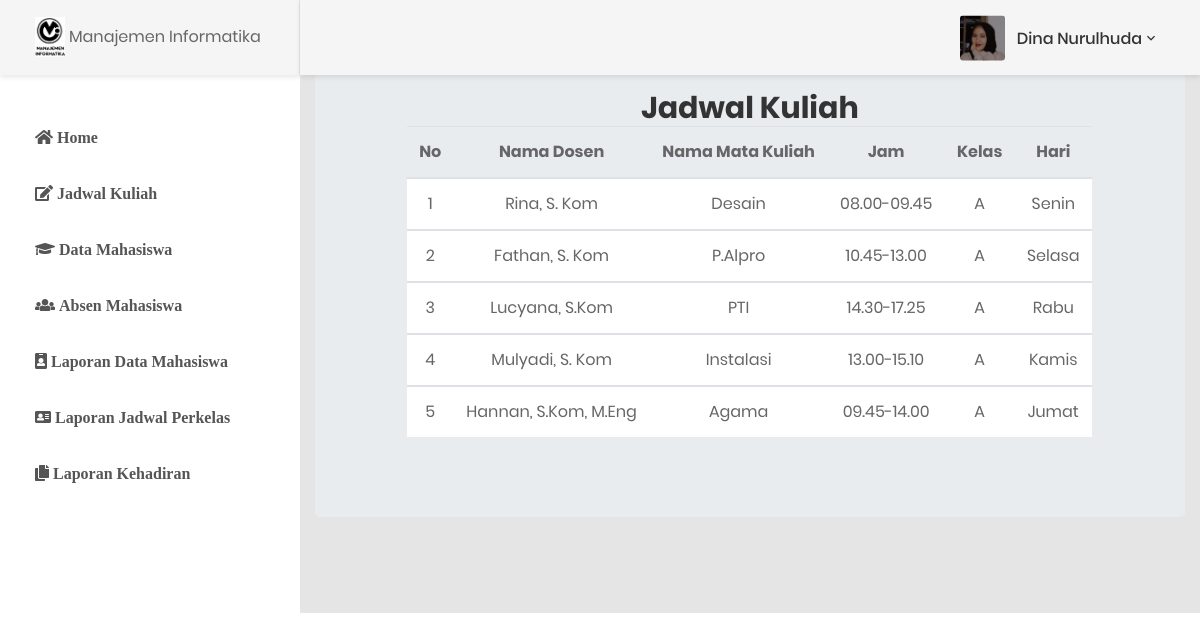
Screenshot of /index2.php?p=kelas&id_kelas=1 with the database file from the repository.
### tables this page shows
CREATE TABLE `tabel_jadwal_kuliah` (
  `id_kuliah` int(10) NOT NULL,
  `nip` int(10) NOT NULL,
  `kode_mk` varchar(10) NOT NULL,
  `jam` varchar(20) NOT NULL,
  `id_kelas` varchar(30) NOT NULL,
  `id_hari` int(11) NOT NULL
);

CREATE TABLE `tabel_dosen` (
  `nip` int(10) NOT NULL,
  `nama` varchar(30) NOT NULL,
  `ttl` date NOT NULL,
  `alamat` text NOT NULL
);

CREATE TABLE `tabel_matakuliah` (
  `kode_mk` varchar(10) NOT NULL,
  `nama_mk` varchar(10) NOT NULL,
  `semester` varchar(1) NOT NULL
);

CREATE TABLE `tabel_kelas` (
  `id_kelas` varchar(5) NOT NULL,
  `nama_kelas` varchar(10) NOT NULL,
  `kode_prodi` varchar(5) NOT NULL
);

CREATE TABLE `tabel_hari` (
  `id_hari` int(11) NOT NULL,
  `nama_hari` varchar(30) NOT NULL
);

### kelas.php (the view, shortened to what this page needs)
<?php
	include 'koneksi.php';
?>
<div class="col">
<br>
<div class="col" role="main">
    <div class="col-md-12 col-sm-12  ">
        <div class="x_panel"><div class="form-group">
        <center><h2>Jadwal Kuliah</h2></center>
                <div class="table-responsive">
                    <table class="table table-striped jambo_table bulk_action">
                        <thead>
                            <tr class="headings">
                            <th class="column-title"><center>No</center></th>
                            <th class="column-title"><center>Nama Dosen</center></th>
                                <th class="column-title"><center>Nama Mata Kuliah</center></th>
                                <th class="column-title"><center>Jam</center></th>
                                <th class="column-title"><center>Kelas</center></th>
                                <th class="column-title"><center>Hari</center></th>
                            </tr>
                        </thead>
                        <?php
                                $sql="SELECT * FROM tabel_jadwal_kuliah JOIN tabel_kelas USING(id_kelas) JOIN tabel_hari USING(id_hari) JOIN tabel_matakuliah USING(kode_mk) join tabel_dosen USING(nip) WHERE id_kelas='$_GET[id_kelas]'";
                            $hasil=mysqli_query($db,$sql);
                            $no=0;
                            while ($data = mysqli_fetch_array($hasil)) {
                            $no++;
                            ?>
                        <tbody>
                            <tr class="even pointer">
                            <td><center><?php echo $no;?></center></td>
                                <td><center><?php echo $data["nama"]; ?></center></td>
                                <td><center><?php echo $data["nama_mk"]; ?></center></td>
                                <td><center><?php echo $data["jam"]; ?></center></td>
                                <td><center><?php echo $data["nama_kelas"]; ?></center></td>
                                <td><center><?php echo $data["nama_hari"]; ?></center></td>
                            </tr>
                        </tbody>
                        <?php
    }
    ?>
                    </table>
                </div>
                </div>
            </div>
            </div>
        </div>
    </div>
</div>

### index2.php (shortened to what this page needs)
<!DOCTYPE html>
<html lang="en">
<head>
    <link href="css/font-face.css" rel="stylesheet" media="all">
    <link href="vendor/font-awesome-4.7/css/font-awesome.min.css" rel="stylesheet" media="all">
    <link href="vendor/font-awesome-5/css/fontawesome-all.min.css" rel="stylesheet" media="all">
    <link href="vendor/mdi-font/css/material-design-iconic-font.min.css" rel="stylesheet" media="all">
    <link href="vendor/bootstrap-4.1/bootstrap.min.css" rel="stylesheet" media="all">
    <link href="vendor/animsition/animsition.min.css" rel="stylesheet" media="all">
    <link href="vendor/bootstrap-progressbar/bootstrap-progressbar-3.3.4.min.css" rel="stylesheet" media="all">
    <link href="vendor/wow/animate.css" rel="stylesheet" media="all">
    <link href="vendor/css-hamburgers/hamburgers.min.css" rel="stylesheet" media="all">
    <link href="vendor/slick/slick.css" rel="stylesheet" media="all">
    <link href="vendor/select2/select2.min.css" rel="stylesheet" media="all">
    <link href="vendor/perfect-scrollbar/perfect-scrollbar.css" rel="stylesheet" media="all">
    <link href="css/theme.css" rel="stylesheet" media="all">
</head>
<body>
    <div class="page-wrapper">
        <aside class="menu-sidebar d-none d-lg-block">
            <div class="logo">
                <a>
                    <img src="images/MI.2.png" alt="Manajemen Informatika" width="30px" height="30px"/>
                    <label>Manajemen Informatika</label>
                </a>
            </div>
            <div class="menu-sidebar__content js-scrollbar1">
                <nav class="navbar-sidebar">
                    <ul class="list-unstyled navbar__list">
                        <li>
                            <a href="index2.php?p=home"><i class="fa fa-home">     Home</i></a>
                        <li>
                            <a href="index2.php?p=pilih_kelas"><i class="fa fa-edit">     Jadwal Kuliah</i></a>
                        </li>
                        <li>
                            <a href="index2.php?p=mahasiswa"><i class="fa fa-graduation-cap">     Data Mahasiswa</i></a>
                        </li>
                        <li>
                            <a href="index2.php?p=pilih_jk"><i class="fa fa-group">    Absen Mahasiswa</i></a>
                        </li>
                        <li>
                            <a href="index2.php?p=laporan_mahasiswa"><i class="fa fa-id-badge">     Laporan Data Mahasiswa</i></a>
                        </li>
                        <li>
                            <a href="index2.php?p=laporan_jadwal"><i class="fa fa-vcard">     Laporan Jadwal Perkelas</i></a>
                        </li>
                        <li>
                            <a href="index2.php?p=laporan_kehadiran"><i class="fa fa-files-o">     Laporan Kehadiran</i></a>
                        </li>
                    </ul>
                </nav>
            </div>
        </aside>
        <div class="page-container">
            <header class="header-desktop">
                <div class="section__content section__content--p30">
                    <div class="container-fluid">
                        <div class="header-wrap">
                            <div class="header-button">
                                <div class="account-wrap">
                                    <div class="account-item clearfix js-item-menu">
                                        <div class="image">
                                            <img src="images/dina.jpg" alt="Dina Nurulhuda" />
                                        </div>
                                        <div class="content">
                                            <a class="js-acc-btn" href="#">Dina Nurulhuda</a>
                                        </div>
                                    </div>
                                </div>
                            </div>
                        </div>
                    </div>
                </div>
            </header>
            <div class="col-md-auto col-sm-auto  ">
                <div class="x_panel">
                    <div class="bs-example" data-example-id="simple-jumbotron">
            <div class="jumbotron">
                <div class="col">
        <?php
        $p=isset($_GET['p']) ? $_GET['p'] : 'home';
        if ($p=='kelas') include('kelas.php');
        ?>
        </div>
        </div>
    </div>
</div>
        </div>
    </div>
</body>
</html>

### rows the page displays
tabel_jadwal_kuliah: nip.nama "Rina, S. Kom", kode_mk.nama_mk "Desain", jam "08.00-09.45", id_kelas.nama_kelas "A", id_hari.nama_hari "Senin"
tabel_jadwal_kuliah: nip.nama "Fathan, S. Kom", kode_mk.nama_mk "P.Alpro", jam "10.45-13.00", id_kelas.nama_kelas "A", id_hari.nama_hari "Selasa"
tabel_jadwal_kuliah: nip.nama "Lucyana, S.Kom", kode_mk.nama_mk "PTI", jam "14.30-17.25", id_kelas.nama_kelas "A", id_hari.nama_hari "Rabu"
tabel_jadwal_kuliah: nip.nama "Mulyadi, S. Kom", kode_mk.nama_mk "Instalasi", jam "13.00-15.10", id_kelas.nama_kelas "A", id_hari.nama_hari "Kamis"
tabel_jadwal_kuliah: nip.nama "Hannan, S.Kom, M.Eng", kode_mk.nama_mk "Agama", jam "09.45-14.00", id_kelas.nama_kelas "A", id_hari.nama_hari "Jumat"
